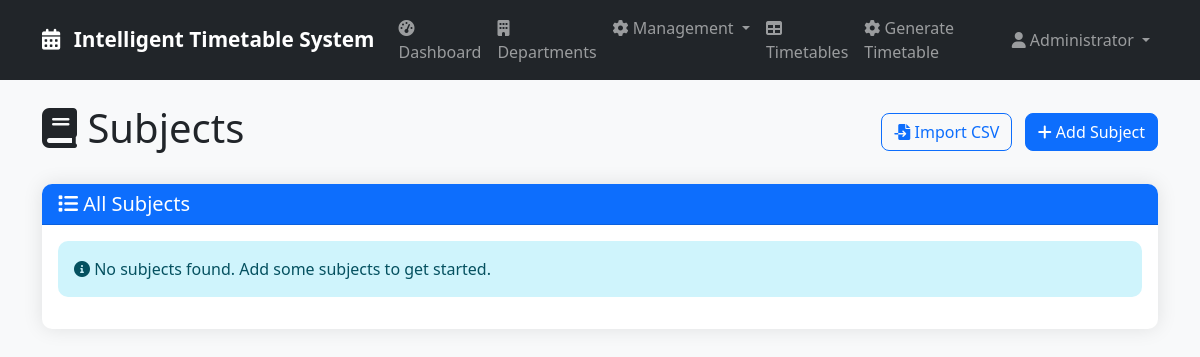
/subjects (signed in), run on an earlier commit of the app's database.
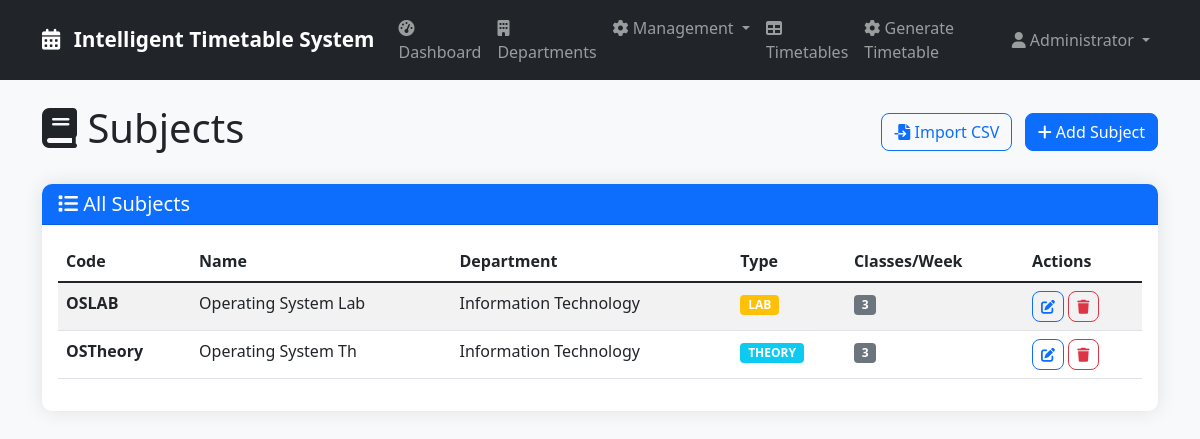
And on a later commit of the database.
### tables this page shows
CREATE TABLE subjects (
            id INTEGER PRIMARY KEY AUTOINCREMENT,
            name TEXT NOT NULL,
            code TEXT UNIQUE NOT NULL,
            department_id INTEGER,
            subject_type TEXT DEFAULT 'THEORY',
            classes_per_week INTEGER DEFAULT 3,
            created_at DATETIME DEFAULT CURRENT_TIMESTAMP,
            FOREIGN KEY (department_id) REFERENCES departments (id)
        );

CREATE TABLE departments (
            id INTEGER PRIMARY KEY AUTOINCREMENT,
            name TEXT NOT NULL,
            code TEXT UNIQUE NOT NULL,
            created_at DATETIME DEFAULT CURRENT_TIMESTAMP
        );

### app.py (the view)
@app.route('/subjects')
@login_required
def subjects():
    conn = sqlite3.connect('timetable.db')
    conn.row_factory = sqlite3.Row
    cursor = conn.cursor()
    cursor.execute('''
        SELECT s.*, d.name as department_name
        FROM subjects s
        LEFT JOIN departments d ON s.department_id = d.id
        ORDER BY s.name
    ''')
    subjects = cursor.fetchall()
    cursor.execute('SELECT * FROM departments ORDER BY name')
    departments = cursor.fetchall()
    conn.close()
    return render_template('subjects.html', subjects=subjects, departments=departments)

### app.py (called while the page is built)
def login_required(f):
    @wraps(f)
    def decorated_function(*args, **kwargs):
        if 'user_id' not in session:
            flash('Please log in to access this page.', 'error')
            return redirect(url_for('login'))
        return f(*args, **kwargs)
    return decorated_function

### templates/subjects.html (shortened to what this page needs)
{% extends "base.html" %}
{% block content %}
<div class="d-flex justify-content-between align-items-center mb-4">
    <h1><i class="fas fa-book"></i> Subjects</h1>
    {% if session.role == 'admin' %}
    <div>
        <a href="{{ url_for('upload_csv') }}" class="btn btn-outline-primary me-2">
            <i class="fas fa-file-import"></i> Import CSV
        </a>
        <button class="btn btn-primary" data-bs-toggle="modal" data-bs-target="#addSubjectModal">
            <i class="fas fa-plus"></i> Add Subject
        </button>
    </div>
    {% endif %}
</div>
<div class="card">
    <div class="card-header bg-primary text-white">
        <h5 class="mb-0"><i class="fas fa-list"></i> All Subjects</h5>
    </div>
    <div class="card-body">
        {% if subjects %}
        <div class="table-responsive">
            <table class="table table-striped table-hover">
                <thead>
                    <tr>
                        <th>Code</th>
                        <th>Name</th>
                        <th>Department</th>
                        <th>Type</th>
                        <th>Classes/Week</th>
                        {% if session.role == 'admin' %}
                        <th>Actions</th>
                        {% endif %}
                    </tr>
                </thead>
                <tbody>
                    {% for subject in subjects %}
                    <tr>
                        <td class="fw-bold">{{ subject.code }}</td>
                        <td>{{ subject.name }}</td>
                        <td>{{ subject.department_name or 'N/A' }}</td>
                        <td>
                            <span class="badge bg-{{ 'info' if subject.subject_type == 'THEORY' else 'warning' }}">
                                {{ subject.subject_type }}
                            </span>
                        </td>
                        <td>
                            <span class="badge bg-secondary">{{ subject.classes_per_week }}</span>
                        </td>
                        {% if session.role == 'admin' %}
                        <td>
                            <button class="btn btn-sm btn-outline-primary" data-bs-toggle="modal"
                                    data-bs-target="#editSubjectModal"
                                    data-id="{{ subject.id }}"
                                    data-name="{{ subject.name }}"
                                    data-code="{{ subject.code }}"
                                    data-dept="{{ subject.department_id }}"
                                    data-type="{{ subject.subject_type }}"
                                    data-classes="{{ subject.classes_per_week }}">
                                <i class="fas fa-edit"></i>
                            </button>
                            <button class="btn btn-sm btn-outline-danger" data-bs-toggle="modal"
                                    data-bs-target="#deleteSubjectModal"
                                    data-id="{{ subject.id }}"
                                    data-name="{{ subject.name }}">
                                <i class="fas fa-trash"></i>
                            </button>
                        </td>
                        {% endif %}
                    </tr>
                    {% endfor %}
                </tbody>
            </table>
        </div>
        {% else %}
        <div class="alert alert-info">
            <i class="fas fa-info-circle"></i> No subjects found. Add some subjects to get started.
        </div>
        {% endif %}
    </div>
</div>
{% endblock %}

What changed in the data, as far as the page shows it:
added subjects: code "OSLAB", name "Operating System Lab", name "Information Technology", subject_type "LAB", classes_per_week "3"
added subjects: code "OSTheory", name "Operating System Th", name "Information Technology", subject_type "THEORY", classes_per_week "3"
Also different on the page:
text no longer shown: "No subjects found. Add some subjects to get started."
text now shown: "Code Name Department Type Classes/Week Actions"
